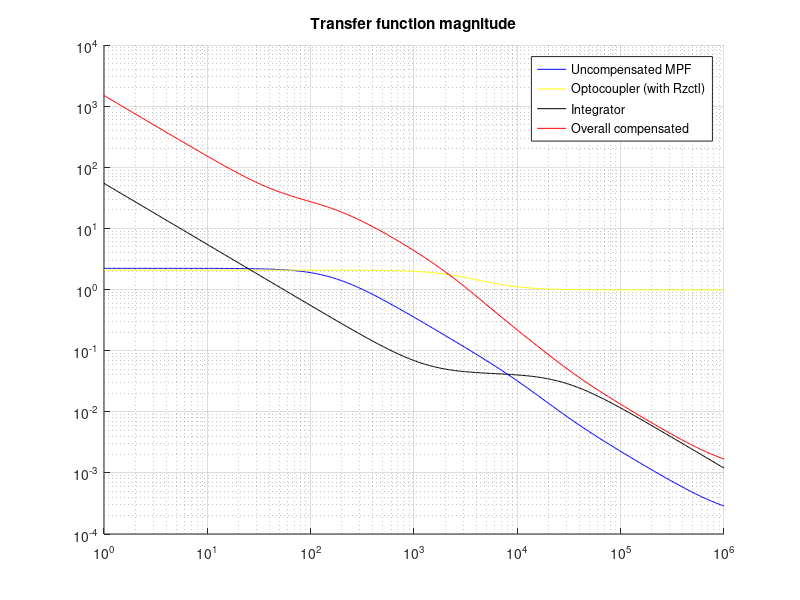
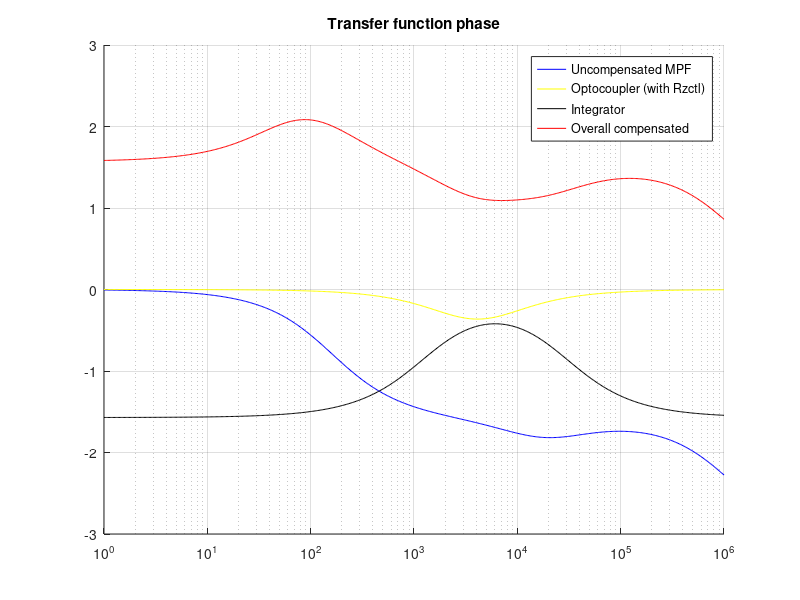

Source code (MATLAB) for these figures, in order:
%% chosen component values from E48 series if possible

close all
clc
clear
% Input characteristics
Vinmin=36
Vinmax=57

% Nominal and maximum output characteristics
Voutnom=3.3
Ioutmax=0.25

% maximum output ripple 2 %
Vr=Voutnom*0.02

% Controller bias power
Pbiasmax=12*1.2e-3;

% DC output power
Pdcoutmax=Voutnom*Ioutmax;
% Flyback max output power
Poutmax=Pdcoutmax+Pbiasmax;
Rlmin=Voutnom/Ioutmax;
% Min output current/power = 0 (=> DCM)

Mvdcmin=Voutnom/Vinmax;
Mvdcmax=Voutnom/Vinmin;
% target efficiency
etaFB=0.85
% assumed duty cycle at CCM/DCM boundary
Dbmax=0.3

Npsmin=etaFB*Dbmax/((1-Dbmax)*Mvdcmax);
% => 3.9740
% Chosen primary:secondary winding relationship
% (1-10):(2-9):(3-8):(5-4) 1:2.5:0.75:7.5
%  5 V    AUX   3.3   In
Nps=10

%target PWM frequency
freqnom=2e5

% resistor for selecting frequency in control circuit
Rfrs=17250/200;
% => 86.25
Rfrs=86.6e3

% Maximum magnetizing inductance for DCM
Lmmax=Nps^2*Rlmin*(1-Dbmax)^2/(2*freqnom)
% => 0.0016170
% matching PoE trafo: Epcos EFD 15 B
% Chosen input winding inductance
Lp=100e-6

% actual min duty cycle
Dmin=Mvdcmin*sqrt(2*freqnom*Lp/(etaFB*Rlmin))
% actual max duty cycle
Dmax=Mvdcmax*sqrt(2*freqnom*Lp/(etaFB*Rlmin))

% diLmmax for DCM(?)
diLmmax=Nps*Voutnom*(1-Dmin)/(freqnom*Lp)
%Idcfbmax=Poutmax/(Vinmin*etaFB)
%Ipristep=Idcfbmax/Dmax
%Iprimpeak=Ipristep*2

% Maximum device stresses
Ismmax=Dmin*Vinmax/(freqnom*Lp)
Idmmax=Nps*Ismmax
Vdmmax=Vinmax/Nps+Voutnom
% Maximum switch voltage without leakage spike
Vsmmax=Vinmax+Nps*Voutnom

% Voltage spike at transistor turnoff
% trafo leakage inductance (max)
Ll=3e-6;
% trafo primary winding resistance (max)
Rp=0.05;
% trafo secondary winding resistance (max)
Rs=0.43;
% trafo stray input capacitance (estimated)
Cp=10e-12;

% transistor output capacitonce (Vgs=0, Vds=25)
Coss=27e-12;

omegao=1/sqrt(Ll*(Coss+Cp));
freqring=omegao/(2*pi)
% characteristic impedance of ringing (input) circuit
Zo=sqrt(Ll/(Coss+Cp))
Vspike=Ismmax*Zo
Vsmmax=Vinmax+Nps*Voutnom+Vspike

% ringing power loss
Pring=freqnom*Ll*Ismmax^2/2;


% Power losses
% PMEG2015EPK diode characteristics
Vf=0.42;
Pvf=Vf*Ioutmax;
% conduction power loss (and Vf loss?)
Pf=0.25; % approx @ 1A

% IRLML0100TRPBF transistor characteristics
Qg=2.5e-9;
Rds=235e-3; % max at Vgs=4.5 V


% input RCD snubber network
% limit Vspike to < 15 V
Csn=(Vspike/5)^2*(Coss+Cp);
% =>  1.1647e-08, choose Csn=15 nF
Csn=15e-9
% Rsn for timeconstant 200 times switching freq
Rsn=200/(freqnom*Csn);
% => 6.6667e+04, choose Rsn=64.9 k
Rsn=64.9e3


% input filter capacitance, target Vin ripple 1 V
Vinripple=1;
Cinmin=diLmmax*Dmax/(freqnom*Vinripple)
% => 1.2718e-06, choose Cin=2.2 uF low ESR (X7R)

% Output filter capacitors
% assuming rc=20mOhm
rc=20e-3;
Vrcpp=rc*Idmmax;
Vcpp=Vr-Vrcpp;
Coutmin=Dmax*Voutnom/(freqnom*Rlmin*Vcpp)

% max transistor conduction loss
Prdsmax=2*Rds*Dmax*Voutnom^2/(3*freqnom*Lp*Rlmin);
% switching loss
Pswmin=freqnom*Coss*Vinmin^2;
Pswmax=freqnom*Coss*Vinmax^2;
Pfetmin=Prdsmax+Pswmin/2;
Pfetmax=Prdsmax+Pswmax/2;

Prt1max=2*Rp*Dmax*Voutnom^2/(3*freqnom*Lp*Rlmin);
Prt1=2*Rp*Dmin*Voutnom^2/(3*freqnom*Lp*Rlmin);
Prt2=2*Nps*Rs*Voutnom^2/(3*Rlmin)*sqrt(2/(freqnom*Lp*Rlmin));

% Current sense resistor
Vcsmax=0.55;
Rcs=Vcsmax/Ismmax;
% =>  1.7654
Rcs=1.8

Cize=1e-9;
% estimate Rize at 1kHz
Rize=1/(2*pi*Cize*1e3)
% => 1.5915e+05
% Rfbu chosen to be close to Rize
Rfbu=162e3
% TLV431 ref voltage
Vref=1.24;
Rfbl=Vref*Rfbu/(Voutnom-Vref)
% => 9.7515e+04, choose to match standard series
Rfbl=95.3e3

% Op-amp CTR@2ma
CTR=0.85;
Vledopto=1.1;
Iledopto=2e-3;
Vledoptok=Vref+150e-3;
Rob=(Voutnom-Vledopto-Vledoptok)/Iledopto;
% => 405, choose Rob=402
Rob=402

Vzdcmax=1.7;
Vctlmax=Vzdcmax+2*Vcsmax;
Vctlnom=(Vzdcmax+Vctlmax)/2;
Vb=5;
Rctl=(Vb-Vzdcmax)/(Iledopto*CTR)
% => 1941, choose Rctl=2k
Rctl=1.96e3

f=logspace(0,6,500);

% desired loop crossover frequency F0=5.5e3 Hz
F0=5.5e3

% TPS23757 internal CTL to PWM divider
Kctl=2;

% current sense resistor voltage slope
Sn=Vinmin*Rcs/Lp; % [V/s]
% TPS23757 internal slope peak value
Vslope=155e-3;
Se=Vslope*freqnom/Dmin; % [V/s]
% output filter capacitance and ESR
Cof=150e-6
ESRCof=45e-3;

M=Nps*Voutnom/Vinmin;
% power stage pole 1
omegap1=2/(Rlmin*Cof);
fp1=omegap1/(2*pi)
% power stage pole 2
omegap2=2*freqnom*(1/(1+1/M))^2;
fp2=omegap2/(2*pi)
% power stage zero 1
omegaz1=1/(ESRCof*Cof); % LHPZ
fz1=omegaz1/(2*pi)
% power stage zero 2
omegaz2=Nps^2*Rlmin/(M*(1+M)*Lp);
fz2=omegaz2/(2*pi)

Gfb=1/Kctl;
Go=Vinmin*Gfb*sqrt(freqnom*Rlmin/(2*Lp))*1/(Sn+Se);

function MPF=MPF(omega, Go, omegaz1, omegaz2, omegap1, omegap2)
    MPF=Go.*(1+i.*omega./omegaz1).*(1-i.*omega./omegaz2) ...
        ./((1+i.*omega./omegap1).*(1+i.*omega./omegap2));
end

mpfdata=MPF(2*pi.*f, Go, omegaz1, omegaz2, omegap1, omegap2);
absfigh=figure;
hold on
loglog(f, abs(mpfdata), "b;Uncompensated MPF;")
grid on
title "Transfer function magnitude"
argfigh=figure;
hold on
semilogx(f, arg(mpfdata), "b;Uncompensated MPF;")
grid on
title "Transfer function phase"


% Cctl as parameter since that is the unknown
% for simplified transfer function OPTOs set Rzctl = 0
function OPTO=OPTO(omega, Cctl, Rctl, Rzctl, Rob, CTR, Kctl)
    OPTO=Rctl/Rob*CTR.*(1+i.*omega.*Rzctl.*Cctl)./ ...
        (1+i.*omega.*(Rctl+Rzctl).*Cctl).*1/Kctl;
end

Rload=Rlmin;

% Cctl selected to be sufficiently below 1 at F0. Assuming simple
% integrator with no midband gain (Riz=0). Target an initial
% abs(Gmo(2*pi*F0))>0.5-0.8 to estimate Cctl. Cctl must be limited
% to 47 nF or less. Choose abs(Gmo(2*pi*F0))=0.75
absGmotarget=0.75
%absGmo=1.6
Cctl=sqrt(1-(Rctl/Rob*CTR/Kctl* ...
             abs(MPF(2*pi*F0, Go, omegaz1, omegaz2, omegap1, omegap2))/absGmotarget)^2)/ ...
     (2*pi*F0*Rctl)

Cctl=min(47e-9, Cctl);

decades=[1.0 1.2 1.5 1.8 2.2 2.7 3.3 3.9 4.7 5.6 6.8 8.2 10 12 15 18 22 27 33 39 47].*1e-9;
[tmp index] = min(abs(decades-Cctl));
printf("Chosen Cctl within decade boundaries: ")
Cctl=decades(index)

% optodata=OPTO(2*pi.*f, Cctl, Rctl, 0, Rob, CTR, Kctl);
% figure(absfigh)
% loglog(f, abs(optodata), "g;Optocoupler (simple);")
% figure(argfigh)
% semilogx(f, arg(optodata), "g;Optocoupler (simple);")


% For lower output power and voltage designs, a resistor in series
% with CCTL can provide phase boost for
% stability. Target RZCTL ~ RCTL /10).
%Rzctl=249
Rzctl=1780


optodata=OPTO(2*pi.*f, Cctl, Rctl, Rzctl, Rob, CTR, Kctl);
figure(absfigh)
loglog(f, abs(optodata), "y;Optocoupler (with Rzctl);")
figure(argfigh)
semilogx(f, arg(optodata), "y;Optocoupler (with Rzctl);")


% gmodata=abs(MPF(2*pi*f, Go, omegaz1, omegaz2, omegap1, omegap2)).*...
%         OPTO(2*pi.*f, Cctl, Rctl, Rzctl, Rob, CTR, Kctl);
% figure(absfigh)
% loglog(f, abs(gmodata), "c;Gmo;")
% figure(argfigh)
% semilogx(f, arg(gmodata), "c;Gmo;")

absGmoF0=abs(MPF(2*pi*F0, Go, omegaz1, omegaz2, omegap1, omegap2)) ...
         *abs(OPTO(2*pi.*F0, Cctl, Rctl, Rzctl, Rob, CTR, Kctl))

% overall transfer function unity at selected crossover yields Riz
Riz=Rfbu*(1/absGmoF0-1)
Riz=6.81e3
% choose Ciz for a zero 4-5 times below crossover frequency
Ciz=4/(2*pi*Riz*F0)
% => 1.6997e-08
Ciz=18e-9
% Cip for a pole at 10 times F0
Cip=1/(10*pi*Riz*F0)
%=>  8.4985e-10
Cip=820e-12
% integrator stage transfer function
function INT=INT(omega, Riz, Rfbu, Ciz, Cip)
    INT=Riz/Rfbu.*(1+1./(i.*omega.*Riz.*Ciz))./(1+i.*omega.*Riz.*Cip);
end

intdata=INT(2*pi.*f, Riz, Rfbu, Ciz, Cip);
figure(absfigh)
loglog(f, abs(intdata), "k;Integrator;")
figure(argfigh)
semilogx(f, arg(intdata), "k;Integrator;")

% overall flyback transfer function
function FB=FB(omega, Rload, omegaz1, omegaz2, omegap1, omegap2, Cctl, Rctl, Rzctl, Rob, ...
               CTR, Kctl, Riz, Rfbu, Ciz, Cip)
    FB=-MPF(omega, Rload, omegaz1, omegaz2, omegap1, omegap2).* ...
       OPTO(omega, Cctl, Rctl, Rzctl, Rob, CTR, Kctl).* ...
       (INT(omega, Riz, Rfbu, Ciz, Cip)+1);
end

fbdata=FB(2*pi.*f, Rload, omegaz1, omegaz2, omegap1, omegap2, Cctl, Rctl, Rzctl, Rob, CTR, ...
          Kctl, Riz, Rfbu, Ciz, Cip);


% adjusted F0
[tmp index] = min(abs(20*log10(abs(fbdata))-1));
F0=f(index)
FBf0=FB(2*pi.*F0, Rload, omegaz1, omegaz2, omegap1, omegap2, Cctl, Rctl, Rzctl, Rob, CTR, ...
        Kctl, Riz, Rfbu, Ciz, Cip)
phasemargin=arg(FBf0)*180/pi
gainF0=20*log10(abs(FBf0))

figure(absfigh)
loglog(f, abs(fbdata), "r;Overall compensated;")
figure(argfigh)
semilogx(f, arg(fbdata), "r;Overall compensated;")



%%%
% adapter presence optocoupler
Rapb=(12-1.2)/20e-3
% => 540, choose Rapb=590
Rapb_out=(3.3-0.1)/1e-3
% => 3200, choose Rapb_out=3320

%% FIXME: calculate final eta!
